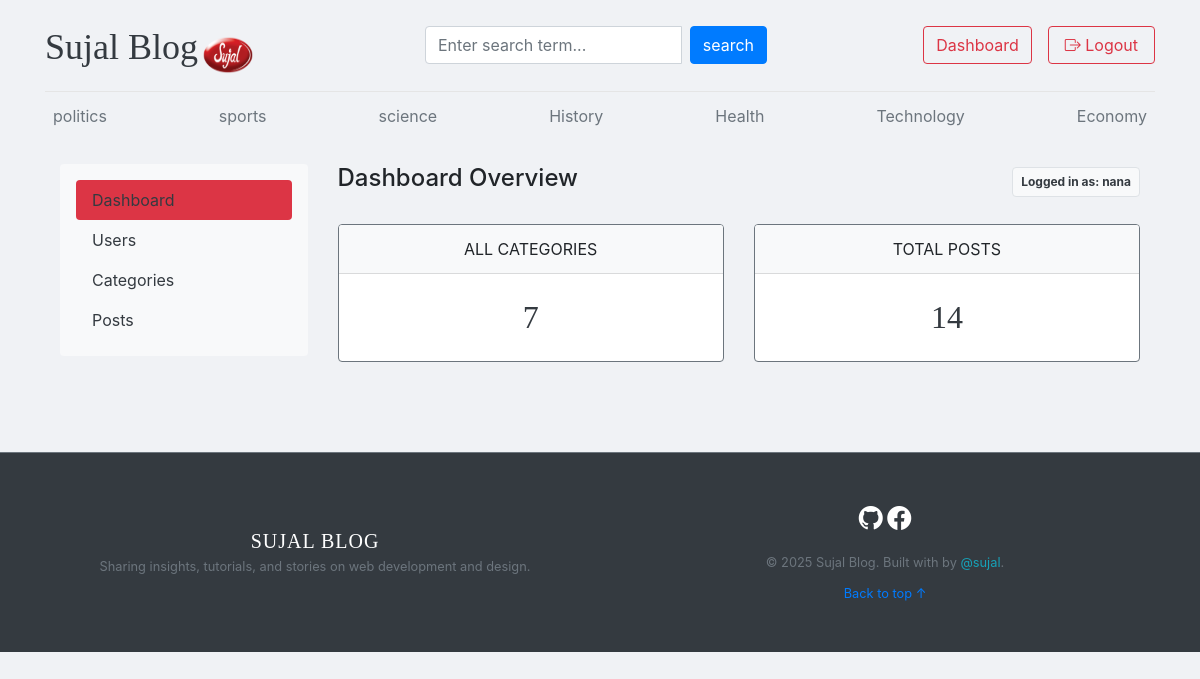
Screenshot of /dashboard/ (signed in) with the database file from the repository.
### blogs/models.py (models this page shows, shortened)
class Category(models.Model):
    category_name=models.CharField(max_length=50,unique=True)
    created_at=models.DateTimeField(auto_now_add=True)
    updated_at=models.DateField(auto_now=True)
    class Meta:
        verbose_name_plural='categories'

### dashboards/views.py (the view)
# urls.py: path('dashboard/',include('dashboards.urls')),
@login_required(login_url='login')
def dashboard(request):
    if not request.user.is_staff and not request.user.is_superuser:
        messages.error(request, "You do not have permission to access the dashboard.")
        return redirect('home')
    category_count = Category.objects.all().count()
    blogs_count = Blog.objects.all().count()
    context = {
        "category_count": category_count,
        "blogs_count": blogs_count,
    }
    return render(request, 'dashboard/dashboard.html', context)

### blogs/context_processors.py (called while the page is built)
def get_categories(request):
    categories=Category.objects.all()
    return dict(categories=categories)

### templates/dashboard/dashboard.html
{% extends 'base.html' %}
{% block body %}
<div class="container-fluid mt-4">
    <div class="row">
        {% include 'dashboard/sidebar.html' %}
        <div class="col-md-9">
            <div class="d-flex justify-content-between align-items-center mb-4">
                <h2 class="h4">Dashboard Overview</h2>
                <span class="badge bg-light text-dark border p-2">Logged in as: {{user}}</span>
            </div>
            <div class="row">
                <div class="col-md-6 mb-4">
                    <div class="card border-secondary shadow-sm">
                        <div class="card-header text-center text-uppercase fw-bold bg-light">
                            All Categories
                        </div>
                        <div class="card-body text-dark py-4">
                            <h2 class="card-title text-center mb-0">{{category_count}}</h2>
                        </div>
                    </div>
                </div>
                <div class="col-md-6 mb-4">
                    <div class="card border-secondary shadow-sm">
                        <div class="card-header text-center text-uppercase fw-bold bg-light">
                            Total Posts
                        </div>
                        <div class="card-body text-dark py-4">
                            <h2 class="card-title text-center mb-0">{{blogs_count}}</h2>
                        </div>
                    </div>
                </div>
            </div>
        </div> </div> </div> {% endblock body %}

### templates/base.html (shortened to what this page needs)
<!DOCTYPE html>
{% load static %}
<html lang="en">
<head>
  <link href="https://getbootstrap.com/docs/4.0/dist/css/bootstrap.min.css" rel="stylesheet">
  <link href="{% static 'css/blog.css' %}" rel="stylesheet">
  <link rel="stylesheet" href="https://cdnjs.cloudflare.com/ajax/libs/font-awesome/7.0.1/css/all.min.css" />
  <link rel="stylesheet" href="https://cdn.jsdelivr.net/npm/bootstrap-icons@1.11.3/font/bootstrap-icons.min.css">
</head>
<body>
<div class="main">
  <div class="container ">
    <header class="blog-header py-3">
      <div class="row flex-nowrap justify-content-between align-items-center">
        <div class="col-4 pt-1 ">
          <a class="blog-header-logo text-dark " href="/">Sujal Blog</a>
          <img src="{% static 'images/logo.png' %}" height="40px" width="50px" alt="">
        </div>
        <div class="col-4">
          <form action="{% url 'search' %}" method="GET">
            <div class="input-group">
              <input class="form-control" type="text" name="keyword" placeholder="Enter search term..."
                aria-label="Enter search term..." aria-describedby="button-search" />
              <button type="submit" class="btn btn-primary mx-2" id="button-search">search</button>
            </div>
          </form>
        </div>
        <div class="col-4 d-flex justify-content-end align-items-center">
          {% if not user.is_authenticated %}
          <a class="btn btn-md btn-outline-danger btn-success" href="{% url 'login' %}">Login</a> &nbsp;
          <a class="btn btn-md btn-outline-danger" href="{% url 'register' %}">Signup</a>
          {% else %}
          {% if user.is_staff %}
        <button class="btn btn-outline-danger btn-md">
    <a href="{% url 'dashboard' %}" style="text-decoration: none; color: inherit;">
        Dashboard
    </a>
    {% endif %}
</button>
         <a href="{% url 'logout' %}" class="btn btn-outline-danger btn-md px-3 rounded-pill">
    <i class="bi bi-box-arrow-right"></i> Logout
</a>
          {% endif %}
        </div>
      </div>
    </header>
    <div class="nav-scroller py-1 mb-2">
      <nav class="nav d-flex justify-content-between">
        {% for cat in categories %}
        <a class="p-2 text-muted fw-bold" href="{% url 'post_by_category' cat.id %}">{{cat.category_name}}</a>
        {% endfor %}
      </nav>
    </div>
    {% block body %}
    {% endblock body %}
  </div>
 <footer class="blog-footer bg-dark text-white mt-5 py-5 border-top border-secondary">
  <div class="container">
    <div class="row align-items-center">
      <div class="col-md-6 text-center text-md-start mb-4 mb-md-0">
        <h5 class="fw-bold text-uppercase mb-1" style="letter-spacing: 1px;">Sujal Blog</h5>
        <p class="text-secondary small mb-0">Sharing insights, tutorials, and stories on web development and design.</p>
      </div>
      <div class="col-md-6 text-center text-md-end">
        <div class="mb-3">
          <a href="https://github.com/sujallmajhi" target="_blank" class="text-white me-4 text-decoration-none shadow-sm">
            <i class="bi bi-github" style="font-size: 1.5rem;"></i>
          </a>
          <a href="https://www.facebook.com/share/1NXvtaTKYE/" target="_blank" class="text-white text-decoration-none shadow-sm">
            <i class="bi bi-facebook" style="font-size: 1.5rem;"></i>
          </a>
        </div>
        <p class="text-secondary small mb-0">
          &copy; 2025 Sujal Blog. Built with  by
          <a href="https://github.com/sujallmajhi" class="text-info text-decoration-none fw-bold">@sujal</a>.
        </p>
        <div class="mt-2">
            <a href="#" class="text-white-50 small text-decoration-none">Back to top ↑</a>
        </div>
      </div>
    </div>
  </div>
</footer>
</div>
</body>
</html>

### blogmain/static/css/blog.css (style rules this page uses)
.blog-header { border-bottom: 1px solid #e5e5e5; }
.blog-header-logo { font-family: "Playfair Display", Georgia, "Times New Roman", serif; font-size: 2.25rem; }
h1, h2, h3, h4, h5, h6 { font-family: "Playfair Display", Georgia, "Times New Roman", serif; }
.blog-footer { padding: 2.5rem 0; color: #727272; text-align: center; background-color: #f9f9f9; border-top: .05rem solid #e5e5e5; }
.blog-footer p:last-child { margin-bottom: 0; }
.main { background-color: #f0f2f5; min-height: 100vh; margin: 0; padding-bottom: 40px; }

### rows the page displays
Category: category_name "politics"
Category: category_name "sports"
Category: category_name "science"
Category: category_name "History"
Category: category_name "Health"
Category: category_name "Technology"
Category: category_name "Economy"

### other values shown
{{ user }} "nana"
{{ category_count }} "7"
{{ blogs_count }} "14"
